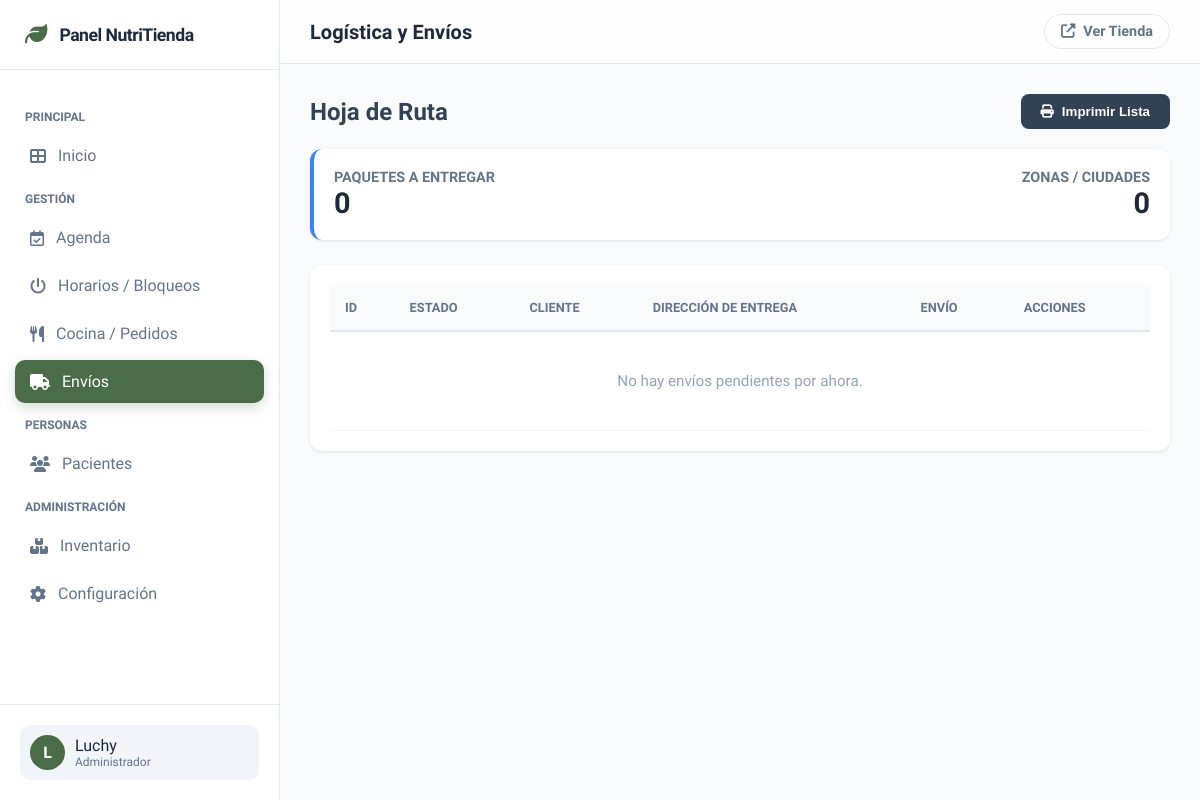
Before: /panel/envios/ (signed in) with the older database file.
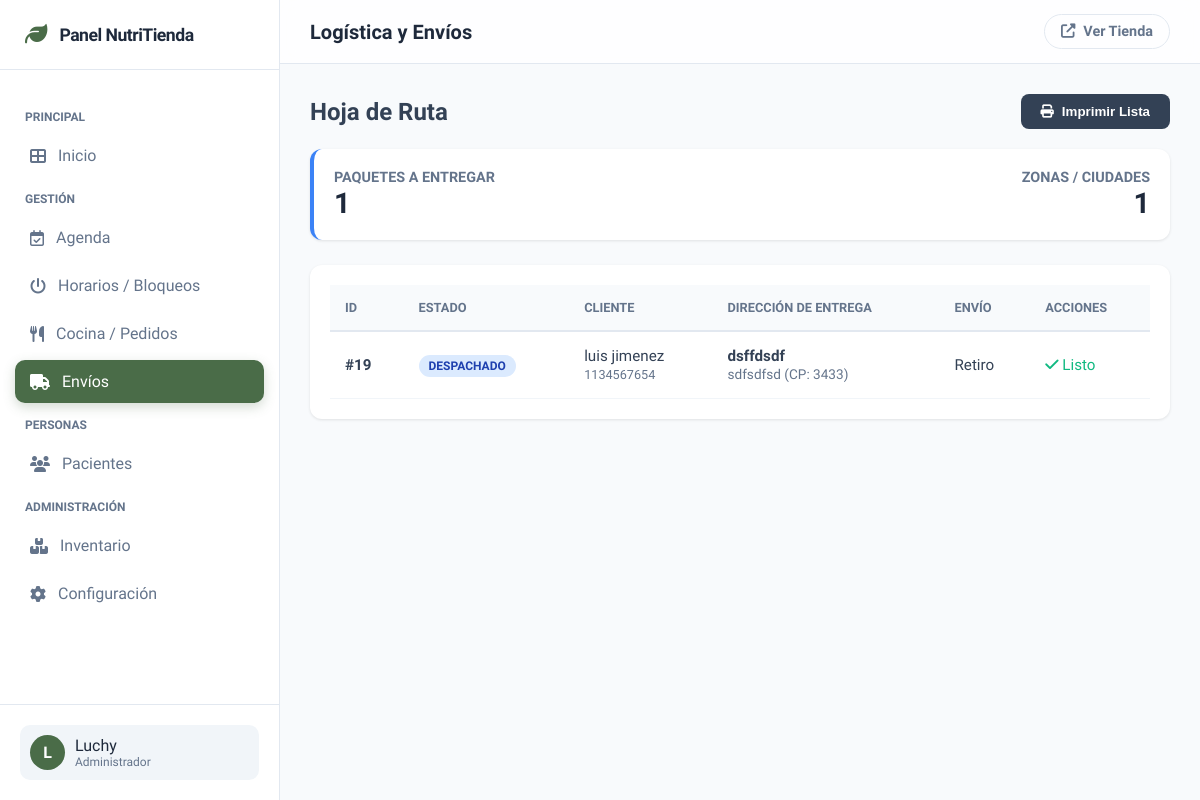
After: the same page with the newer database file.
### carrito/models.py (models this page shows, shortened)
class Pedido(models.Model):
    ESTADOS_PEDIDO = (
        ('pendiente', 'Pendiente de Pago'),
        ('pagado', 'Pagado'),
        ('en_preparacion', 'En Preparación'),
        ('despachado', 'Despachado'),
        ('cancelado', 'Cancelado'),
    )
    cliente = models.ForeignKey(User, on_delete=models.SET_NULL, null=True, blank=True)
    fecha_creacion = models.DateTimeField(auto_now_add=True)
    total = models.DecimalField(max_digits=10, decimal_places=2, help_text="Total final (Subtotal + Envío)")
    costo_envio = models.DecimalField(max_digits=10, decimal_places=2, default=0)
    metodo_envio_elegido = models.CharField(max_length=100, blank=True, null=True, default="Retiro")
    estado = models.CharField(max_length=20, choices=ESTADOS_PEDIDO, default='pendiente')
    direccion_envio = models.CharField(max_length=255, null=True, blank=True)
    ciudad_envio = models.CharField(max_length=100, null=True, blank=True)
    codigo_postal_envio = models.CharField(max_length=10, null=True, blank=True)
    telefono_contacto = models.CharField(max_length=20, null=True, blank=True)
    codigo_seguimiento = models.CharField(max_length=100, blank=True, null=True, help_text="Código de seguimiento manual")
    class Meta:
        verbose_name = "Pedido"
        verbose_name_plural = "Pedidos"

### panel_gestor/views.py (the view)
# urls.py: path('envios/', views.envios_panel, name='panel_envios'),
@staff_member_required
def envios_panel(request):
    pedidos_activos = Pedido.objects.filter(
        estado__in=['en_preparacion', 'despachado']
    ).order_by('ciudad_envio', 'fecha_creacion')
    total_a_enviar = pedidos_activos.count()
    ciudades_distintas = pedidos_activos.values('ciudad_envio').distinct().count()
    context = {
        'pedidos': pedidos_activos,
        'total_a_enviar': total_a_enviar,
        'ciudades_count': ciudades_distintas,
    }
    return render(request, 'panel_gestor/envios.html', context)

### configuracion/context_processors.py (called while the page is built)
def apariencia_context(request):
    config = AparienciaConfig.objects.first()
    if not config:
        config_data = {
            'logo_sitio': None,
            'color_fondo_body': '#ECF0E5',
            'navbar_color_fondo': '#FFFFFF',
            'navbar_color_enlaces': '#555555',
            'boton_color_principal_fondo': '#78857A',
            'boton_color_principal_texto': '#FFFFFF',
            'boton_color_principal_hover': '#647066',
            'boton_color_secundario_borde': '#78857A',
             'color_carrito_activo': '#E74C3C',
        }
    else:
        config_data = config
    return {'apariencia_config': config_data}

### templates/panel_gestor/envios.html (shortened to what this page needs)
{% extends 'panel_gestor/base_panel.html' %}
{% load static %}
{% block title %}Logística y Envíos{% endblock %}
{% block panel_content %}
    <div style="display: flex; justify-content: space-between; align-items: center; margin-bottom: 20px;">
        <h2 style="margin: 0; color: #334155;">Hoja de Ruta</h2>
        <button onclick="window.print()" class="btn-print"><i class="fas fa-print"></i> Imprimir Lista</button>
    </div>
    <div class="kpi-envios">
        <div>
            <p>Paquetes a Entregar</p>
            <h3>{{ total_a_enviar }}</h3>
        </div>
        <div style="text-align: right;">
            <p>Zonas / Ciudades</p>
            <h3>{{ ciudades_count }}</h3>
        </div>
    </div>
    <div class="table-container">
        <table class="route-table">
            <thead>
                <tr>
                    <th>ID</th>
                    <th>Estado</th>
                    <th>Cliente</th>
                    <th>Dirección de Entrega</th>
                    <th>Envío</th>
                    <th>Acciones</th>
                </tr>
            </thead>
            <tbody>
                {% for p in pedidos %}
                <tr>
                    <td><strong>#{{ p.id }}</strong></td>
                    <td>
                        <span class="badge-estado {% if p.estado == 'en_preparacion' %}bg-preparacion{% else %}bg-despachado{% endif %}">
                            {{ p.get_estado_display }}
                        </span>
                    </td>
                    <td>
                        {{ p.cliente.first_name }} {{ p.cliente.last_name }}<br>
                        <small style="color:#64748b;">{{ p.telefono_contacto }}</small>
                    </td>
                    <td class="address-cell">
                        <span class="address-main">{{ p.direccion_envio|default:"Retiro en Local" }}</span>
                        <span class="address-sub">{{ p.ciudad_envio|default:"-" }} (CP: {{ p.codigo_postal_envio }})</span>
                    </td>
                    <td>{{ p.metodo_envio_elegido }}</td>
                    <td>
                        {% if p.estado == 'en_preparacion' %}
                        <a href="{% url 'cambiar_estado_pedido' p.id 'despachado' %}" class="btn-action" style="color: #2563eb; font-weight: 600; text-decoration: none;">
                            <i class="fas fa-paper-plane"></i> Despachar
                        </a>
                        {% else %}
                        <span style="color: #10b981;"><i class="fas fa-check"></i> Listo</span>
                        {% endif %}
                    </td>
                </tr>
                {% empty %}
                <tr>
                    <td colspan="6" style="text-align: center; padding: 40px; color: #94a3b8;">
                        No hay envíos pendientes por ahora.
                    </td>
                </tr>
                {% endfor %}
            </tbody>
        </table>
    </div>
{% endblock %}

Changed rows visible on the page:
now on this page (row edited): Pedido: id "19", estado "DESPACHADO", cliente.first_name "luis", cliente.last_name "jimenez", telefono_contacto "1134567654", direccion_envio "dsffdsdf", ciudad_envio "sdfsdfsd", codigo_postal_envio "3433", metodo_envio_elegido "Retiro", shows "Listo"
Other visible differences:
{{ total_a_enviar }}: "0" → "1"
{{ ciudades_count }}: "0" → "1"
text no longer shown: "No hay envíos pendientes por ahora."
